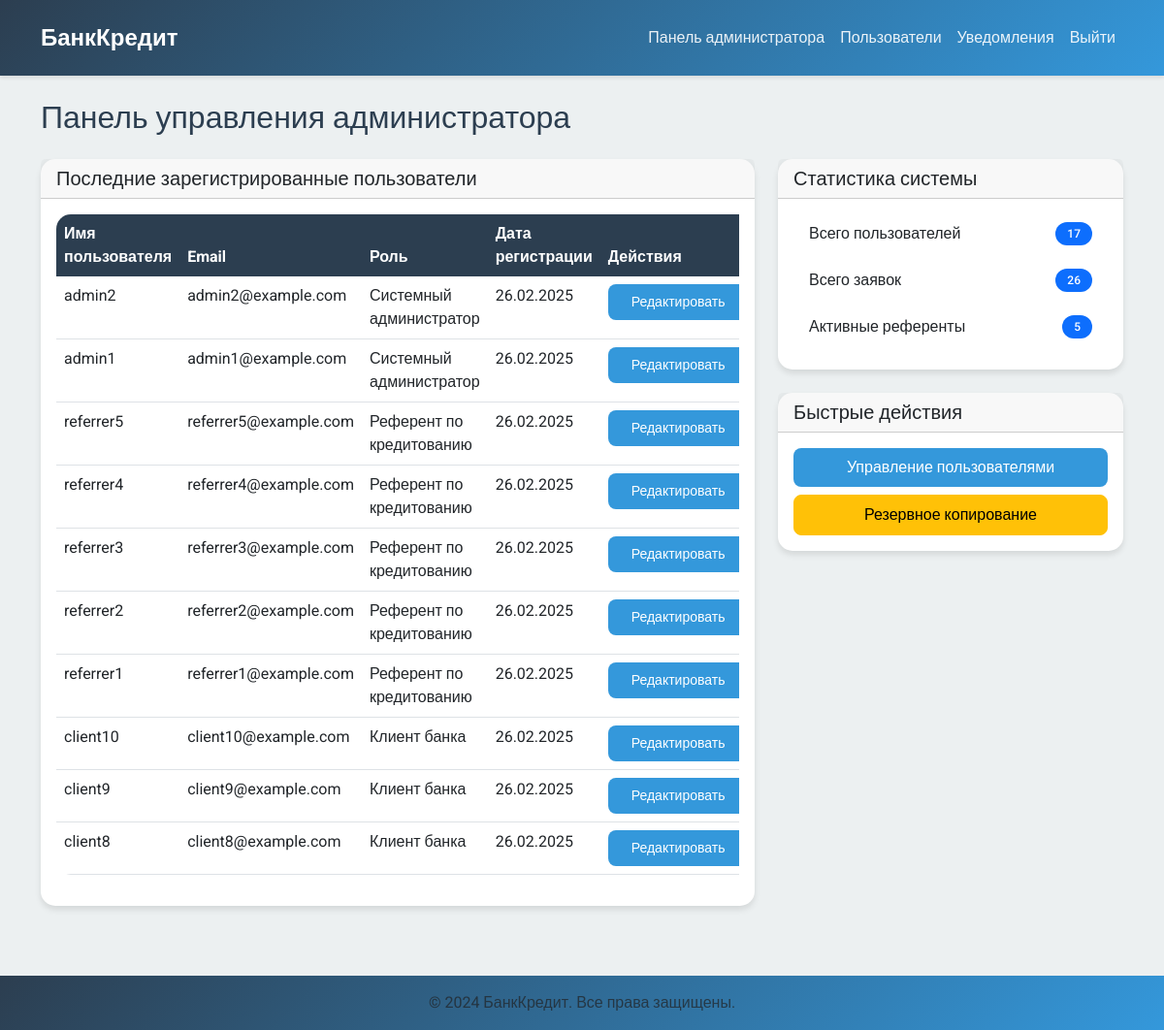
/admin-panel/ (signed in), run on the app's committed database.
### main/models.py (models this page shows, shortened)
class User(AbstractUser):
    ROLE_CHOICES = [
        ('client', 'Клиент банка'),
        ('referrer', 'Референт по кредитованию'),
        ('admin', 'Системный администратор'),
    ]
    role = models.CharField(
        max_length=10,
        choices=ROLE_CHOICES,
        default='client',
        verbose_name='Роль'
    )
    phone = models.CharField(
        max_length=15,
        blank=True,
        verbose_name='Телефон'
    )
    groups = models.ManyToManyField(
        'auth.Group',
        verbose_name='groups',
        blank=True,
        help_text='The groups this user belongs to.',
        related_name='custom_user_set',
        related_query_name='custom_user'
    )
    user_permissions = models.ManyToManyField(
        'auth.Permission',
        verbose_name='user permissions',
        blank=True,
        help_text='Specific permissions for this user.',
        related_name='custom_user_set',
        related_query_name='custom_user'
    )
    def get_unread_notifications_count(self):
        return self.notifications.filter(is_read=False).count()
    class Meta:
        verbose_name = 'Пользователь'
        verbose_name_plural = 'Пользователи'

### main/views.py (the view)
# urls.py: path('admin-panel/', views.AdminDashboardView.as_view(), name='admin_dashboard'),
class AdminDashboardView(LoginRequiredMixin, UserPassesTestMixin, TemplateView):
    template_name = 'main/admin/dashboard.html'
    def test_func(self):
        return self.request.user.role == 'admin'
    def get_context_data(self, **kwargs):
        context = super().get_context_data(**kwargs)
        context['recent_users'] = User.objects.all().order_by('-date_joined')[:10]
        context['total_users'] = User.objects.count()
        context['total_applications'] = CreditApplication.objects.count()
        context['active_referrers'] = User.objects.filter(role='referrer', is_active=True).count()
        return context

### main/templates/main/admin/dashboard.html (shortened to what this page needs)
{% extends 'main/base.html' %}
{% block content %}
<h2 class="mb-4">Панель управления администратора</h2>
<div class="row">
    <div class="col-md-8">
        <div class="card mb-4">
            <div class="card-header">
                <h5 class="mb-0">Последние зарегистрированные пользователи</h5>
            </div>
            <div class="card-body">
                {% if recent_users %}
                    <div class="table-responsive">
                        <table class="table">
                            <thead>
                                <tr>
                                    <th>Имя пользователя</th>
                                    <th>Email</th>
                                    <th>Роль</th>
                                    <th>Дата регистрации</th>
                                    <th>Действия</th>
                                </tr>
                            </thead>
                            <tbody>
                                {% for user in recent_users %}
                                    <tr>
                                        <td>{{ user.username }}</td>
                                        <td>{{ user.email }}</td>
                                        <td>{{ user.get_role_display }}</td>
                                        <td>{{ user.date_joined|date:"d.m.Y" }}</td>
                                        <td>
                                            <a href="{% url 'admin_user_edit' user.id %}"
                                               class="btn btn-sm btn-primary">
                                                Редактировать
                                            </a>
                                        </td>
                                    </tr>
                                {% endfor %}
                            </tbody>
                        </table>
                    </div>
                {% else %}
                    <p class="text-muted">Нет новых пользователей</p>
                {% endif %}
            </div>
        </div>
    </div>
    <div class="col-md-4">
        <div class="card mb-4">
            <div class="card-header">
                <h5 class="mb-0">Статистика системы</h5>
            </div>
            <div class="card-body">
                <div class="list-group list-group-flush">
                    <div class="list-group-item d-flex justify-content-between align-items-center">
                        Всего пользователей
                        <span class="badge bg-primary rounded-pill">{{ total_users }}</span>
                    </div>
                    <div class="list-group-item d-flex justify-content-between align-items-center">
                        Всего заявок
                        <span class="badge bg-primary rounded-pill">{{ total_applications }}</span>
                    </div>
                    <div class="list-group-item d-flex justify-content-between align-items-center">
                        Активные референты
                        <span class="badge bg-primary rounded-pill">{{ active_referrers }}</span>
                    </div>
                </div>
            </div>
        </div>
        <div class="card">
            <div class="card-header">
                <h5 class="mb-0">Быстрые действия</h5>
            </div>
            <div class="card-body">
                <div class="d-grid gap-2">
                    <a href="{% url 'admin_user_list' %}" class="btn btn-primary">
                        Управление пользователями
                    </a>
                    <button class="btn btn-warning" id="backupButton">
                        Резервное копирование
                    </button>
                </div>
            </div>
        </div>
    </div>
</div>
{% endblock %}

### main/static/css/style.css (style rules this page uses)
:root { --primary-color: #2c3e50; --secondary-color: #3498db; --accent-color: #e74c3c; --background-color: #ecf0f1; --text-color: #2c3e50; --success-color: #27ae60; --warning-color: #f1c40f; }
body { background-color: var(--background-color); color: var(--text-color); font-family: 'Roboto', sans-serif; }
.card { border: none; border-radius: 15px; box-shadow: 0 4px 6px rgba(0, 0, 0, 0.1); }
.btn { border-radius: 8px; padding: 0.5rem 1.5rem; transition: background-color 0.3s ease; font-weight: 500; }
.btn-primary { background: var(--secondary-color); border: none; }
.table { background: white; border-radius: 15px; overflow: hidden; }
.table thead th { background: var(--primary-color); color: white; border: none; }
.badge { padding: 0.5em 1em; border-radius: 6px; font-weight: 500; }
.list-group-item { border: none; margin-bottom: 0.5rem; border-radius: 8px !important; }

### data on the page
User: username "admin2", email "admin2@example.com", role "Системный администратор", date_joined "26.02.2025"
User: username "admin1", email "admin1@example.com", role "Системный администратор", date_joined "26.02.2025"
User: username "referrer5", email "referrer5@example.com", role "Референт по кредитованию", date_joined "26.02.2025"
User: username "referrer4", email "referrer4@example.com", role "Референт по кредитованию", date_joined "26.02.2025"
User: username "referrer3", email "referrer3@example.com", role "Референт по кредитованию", date_joined "26.02.2025"
User: username "referrer2", email "referrer2@example.com", role "Референт по кредитованию", date_joined "26.02.2025"
User: username "referrer1", email "referrer1@example.com", role "Референт по кредитованию", date_joined "26.02.2025"
User: username "client10", email "client10@example.com", role "Клиент банка", date_joined "26.02.2025"
User: username "client9", email "client9@example.com", role "Клиент банка", date_joined "26.02.2025"
User: username "client8", email "client8@example.com", role "Клиент банка", date_joined "26.02.2025"

### other printed values
{{ total_users }} "17"
{{ total_applications }} "26"
{{ active_referrers }} "5"
